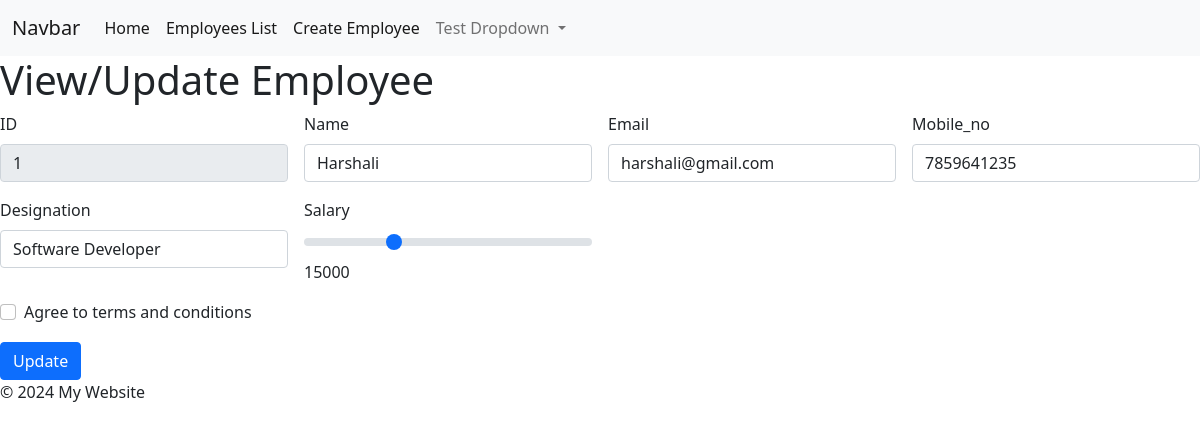
The app's page /get-employee/1/ with its own data.
### app1/models.py (models this page shows, shortened)
class Employee(models.Model):
    name = models.CharField(max_length=100)
    email = models.EmailField(unique=True)
    mobile_no = models.IntegerField(unique=True)               #U can give BigIntegerField
    designation = models.CharField(max_length=100)
    salary = models.IntegerField()
    date_joined = models.DateTimeField(auto_now=True)       #First it was DateField file was 0002, now changed to DateTimeField(0003)
    is_deleted = models.BooleanField(default=False, null=True)
    class Meta:
        db_table = 'employee'        #if we dont give name then it creates by-default app1_Employee

### app1/views.py (the view)
# urls.py: path('get-employee/<int:eid>/', views.get_employee,name='get_emp'),   #this name is petname
def get_employee(request, eid):
    emp = Employee.objects.get(id=eid)
    return render(request, "create_employee.html", {"single_emp": emp})

### app1/templates/create_employee.html (shortened to what this page needs)
{% extends 'base.html' %}
{% block content %}
{% if single_emp %}
<h1>View/Update Employee</h1>
{% else %}
<h1>Create Employee</h1>
{% endif %}
<form method = "post" action = {% url 'create_emp' %} class="row g-3 needs-validation">
 {% if single_emp %}
    <div class="col-md-3">
      <label for="validationCustom01" class="form-label">ID</label>
      <input type="text" class="form-control" id="validationCustom01" name="id" value="{{single_emp.id}}" readonly required>
    </div>
{% endif %}
    <div class="col-md-3">
      <label for="validationCustom01" class="form-label">Name</label>
      <input type="text" class="form-control" id="validationCustom01" name="nm" value="{{single_emp.name}}" required>
    </div>
    <div class="col-md-3">
      <label for="validationCustom02" class="form-label">Email</label>
      <input type="email" class="form-control" id="validationCustom02" name="em" value="{{single_emp.email}}" required>
    </div>
    <div class="col-md-3">
      <label for="validationCustomUsername" class="form-label">Mobile_no</label>
      <input type="number" class="form-control" id="validationCustom02" name="mb" value="{{single_emp.mobile_no}}" required>
    </div>
    <div class="col-md-3">
        <label for="validationCustom01" class="form-label">Designation</label>
        <input type="text" class="form-control" id="validationCustom01" name="desn" value="{{single_emp.designation}}" required>
    </div>
    <div class="col-md-3">
        <label for="salaryRange" class="form-label">Salary</label>
        <input type="range" class="form-range" min="0" max="50000" step="1000" id="salaryRange" name="sal" value="{{single_emp.salary}}" required>
        <span id="salaryValue">0</span>
    </div>
    <div class="col-12">
      <div class="form-check">
        <input class="form-check-input" type="checkbox" value="" id="invalidCheck" required>
        <label class="form-check-label" for="invalidCheck">
          Agree to terms and conditions
        </label>
      </div>
    </div>
    <div class="col-md-3">
      {% if single_emp %}
      <button class="btn btn-primary" type="submit">Update</button>
      {% else %}
      <button class="btn btn-primary" type="submit">Submit</button>
      {% endif %}
    </div>
  </form>
{% endblock %}

### records on screen
Employee: id "1", nm "Harshali", em "harshali@gmail.com", mb "7859641235", desn "Software Developer", sal "15000"
